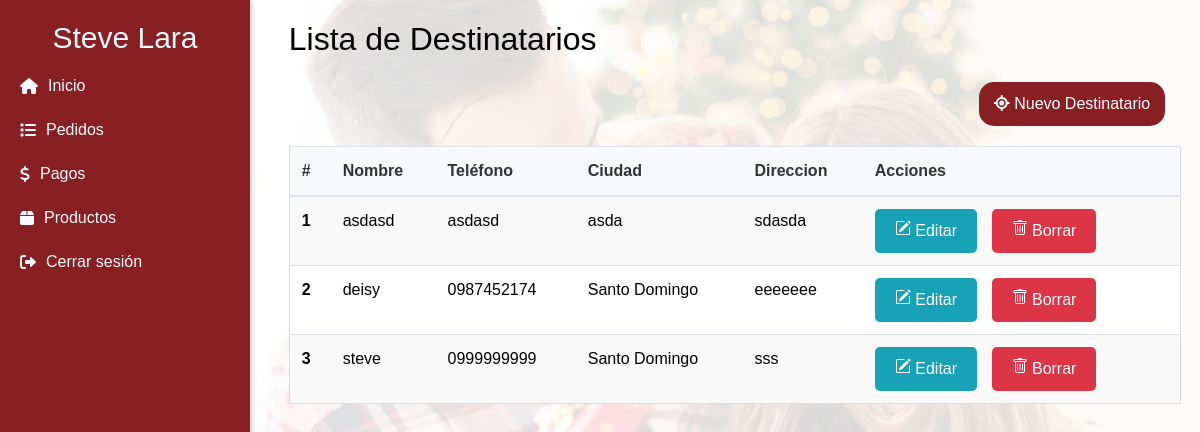
Page /destinatarios (signed in) on the earlier database version.
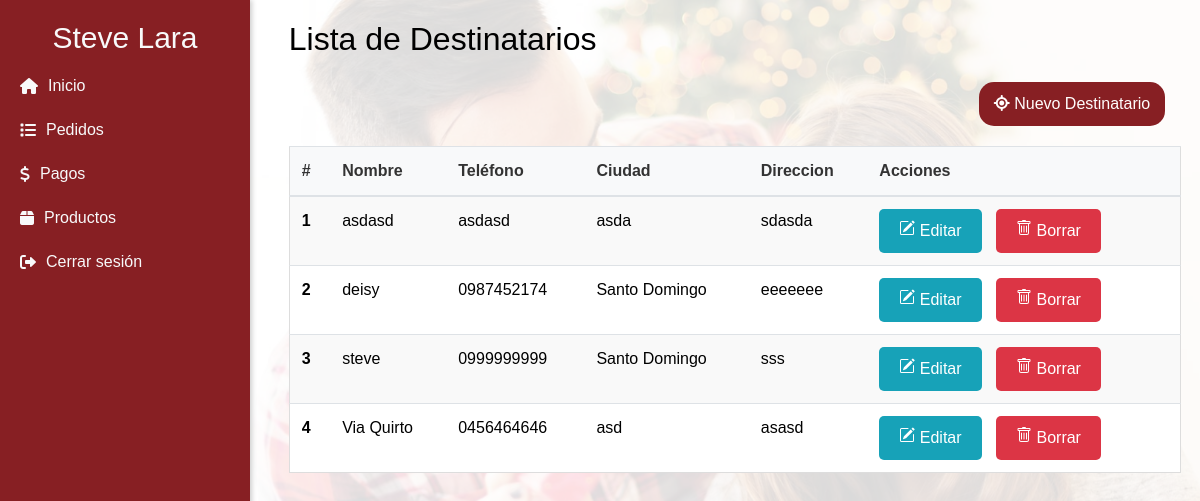
Same page on the later database version.
### pedidos/models.py (models this page shows, shortened)
class Destinatario(models.Model):
    nombre = models.CharField(max_length=50)
    telefono = models.CharField(max_length=10)
    ciudad = models.CharField(max_length=30)
    direccion = models.TextField(max_length=200)
    user = models.ForeignKey(User, on_delete=models.CASCADE, null=True, blank=True)

### pedidos/views.py (the view)
# urls.py: path('destinatarios', destinatarios, name='destinatarios'),                                                     #Consultar
@login_required
def destinatarios(request):
    destinatarios = Destinatario.objects.filter(user_id = request.user.id)
    contenido = {
        'destinatarios': destinatarios,
        'cliente': request.cliente  # Llama al cliente del middleware
    }
    return render(request, 'destinatarios/listado.html', contenido)

### templates/destinatarios/listado.html (shortened to what this page needs)
{% extends 'menu.html' %}
{% block content %}
<div class="info-cliente">
  <h2 class="mb-4">Lista de Destinatarios</h2>
  <a href="{% url 'nuevo_destinatario' %}" class="nuevo-pedido mr-3"><i class="fa-solid fa-location"></i> Nuevo Destinatario</a>
  <table class="table">
    <thead>
      <tr>
        <th scope="col">#</th>
        <th scope="col">Nombre</th>
        <th scope="col">Teléfono</th>
        <th scope="col">Ciudad</th>
        <th scope="col">Direccion</th>
        <th scope="col">Acciones </th>
      </tr>
    </thead>
    <tbody>
      {% for destinatario in destinatarios %}
      <tr>
        <th scope="row" data-label="#">{{ forloop.counter }}</th>
        <td data-label="Nombre">{{ destinatario.nombre }}</td>
        <td data-label="Teléfono">{{ destinatario.telefono }}</td>
        <td data-label="Ciudad">{{ destinatario.ciudad }}</td>
        <td data-label="Dirección">{{ destinatario.direccion }}</td>
        <td>
          <a href="{% url 'detalle_destinatario' destinatario.id %}" class="btn btn-info btn-sm">
            Editar</a>
          <form action="{% url 'eliminar_destinatario' destinatario.id %}" method="post" style="display:inline;"
            class="delete-form">
            <button type="submit" class="btn btn-danger btn-sm">
              Borrar
            </button>
          </form>
        </td>
      </tr>
      {% endfor %}
    </tbody>
  </table>
</div>
{% endblock %}

Differences in the rows shown:
added Destinatario: nombre "Via Quirto", telefono "0456464646", ciudad "asd", direccion "asasd"
